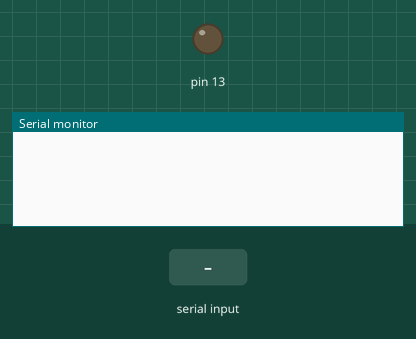
This sketch was run on a simulated Arduino Uno, built with avr-gcc and run on an emulated ATmega328P. Parts: output pins drawn as LEDs (lit = HIGH), the last lines printed to the serial monitor. Inputs (shaded band) come from the test bench.

Above: at 1.2 s.
1.3 s: " " received over Serial
At 2.5 s:
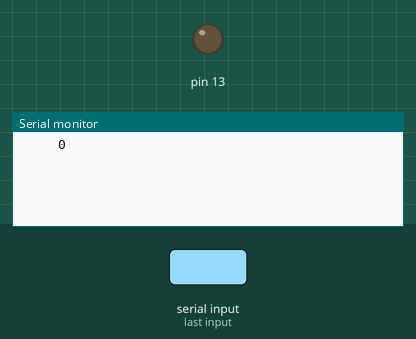
2.8 s: "," received over Serial
At 3.7 s:
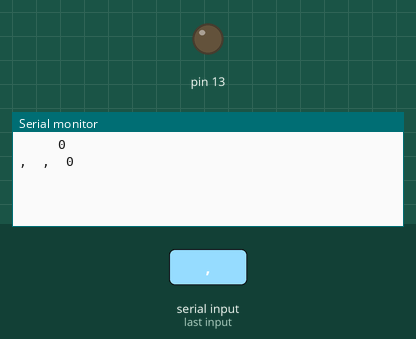
4.3 s: "LED1ON" received over Serial
At 5.0 s:
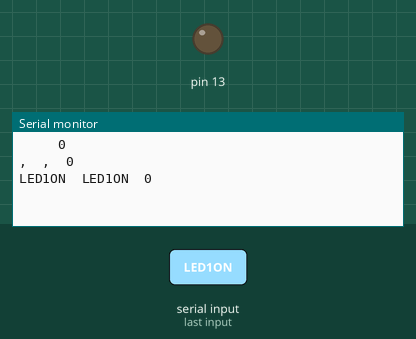

The sketch:

misioncontro_parse.ino
```cpp
long t1;
String st, msgChar, msgInt;
int val;

void setup()
{
   pinMode(13, OUTPUT);
   Serial.begin(115200); // opens serial port, sets data rate to 9600 bps
   t1 = millis();
}

void parseData(){

   if(st.indexOf(" ")>=0){
     msgChar = st.substring(0,(st.indexOf(" ")));
     msgInt = st.substring(st.indexOf(" ")+1);
     val = (msgInt.toInt());
   }else{
     msgChar = st;
     val = 0;
   }
}

void parseDataComa(){

   if(st.indexOf(",")>=0){
     msgChar = st.substring(0,(st.indexOf(",")));
     msgInt = st.substring(st.indexOf(",")+1);
     val = (msgInt.toInt());
   }else{
     msgChar = st;
     val = 0;
   }
}

void loop(){
  if (Serial.available()){
     st = String("");
     while(Serial.available()){
        st = st + char(Serial.read());
        delay(1);
     }

     parseData();
     Serial.print(st);
     Serial.print("\t");
     Serial.print(msgChar);
     Serial.print("\t");
     Serial.println(val);
     t1 = millis();
  }

  if(msgChar.indexOf("LED1ON")>=0) {
    if ((millis() - t1)<(val*1000))
       digitalWrite(13,HIGH);
    else if((millis() - t1) >(val*1000))
       digitalWrite(13,LOW);
  }else
    digitalWrite(13, LOW);
  }
```

Measured:
- after the input at 1.3 s, the serial monitor: prints a new line at once (image 1)
- after the input at 2.8 s, the serial monitor: prints a new line at once (image 2)
- after the input at 4.3 s, the serial monitor: prints a new line at once (image 3)
